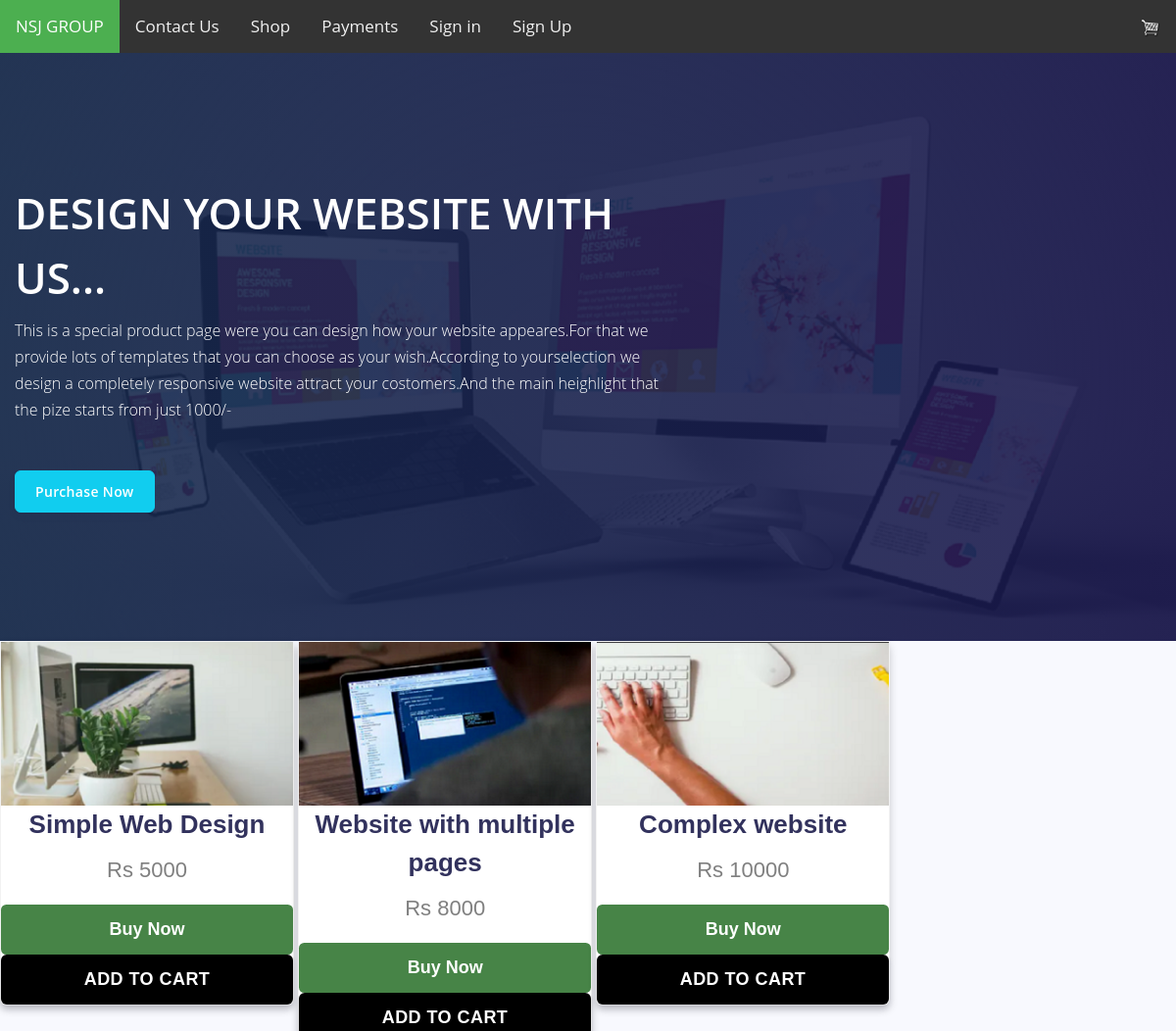
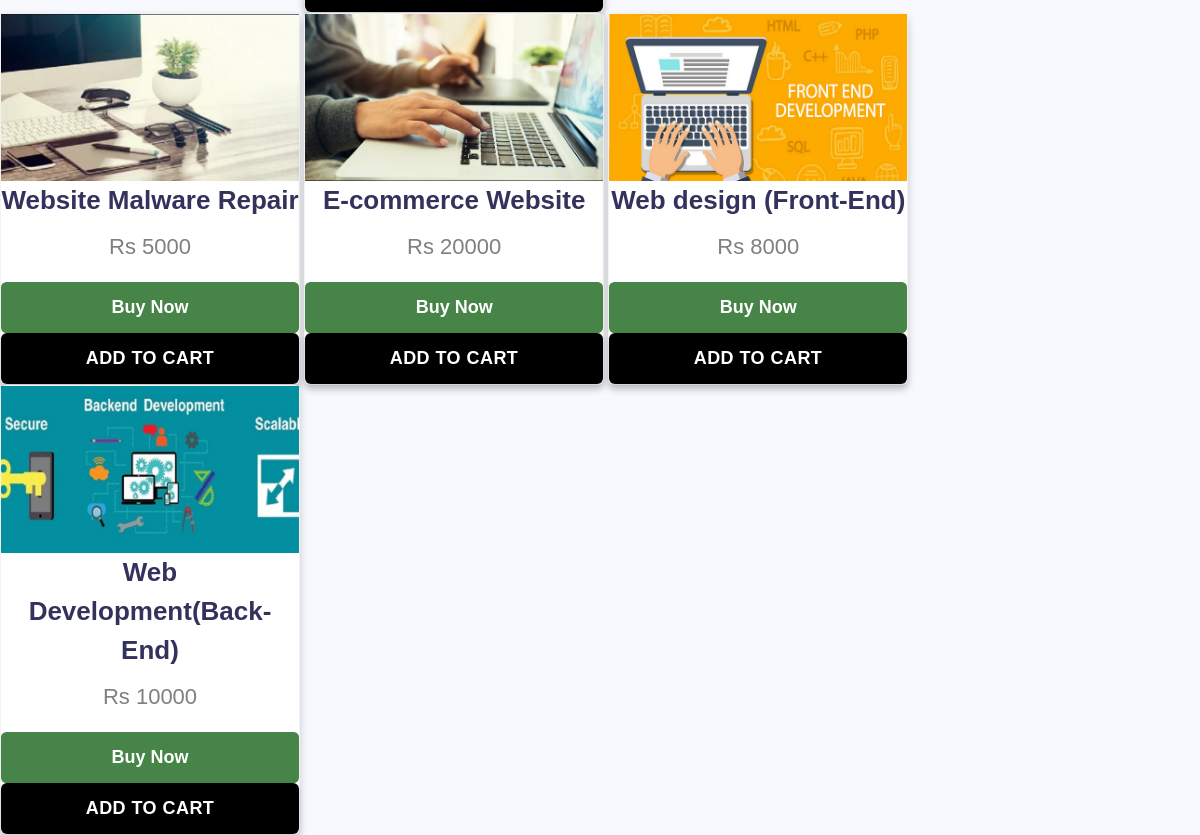
Page /shop/ on the earlier database version (2 pictures, top to bottom).
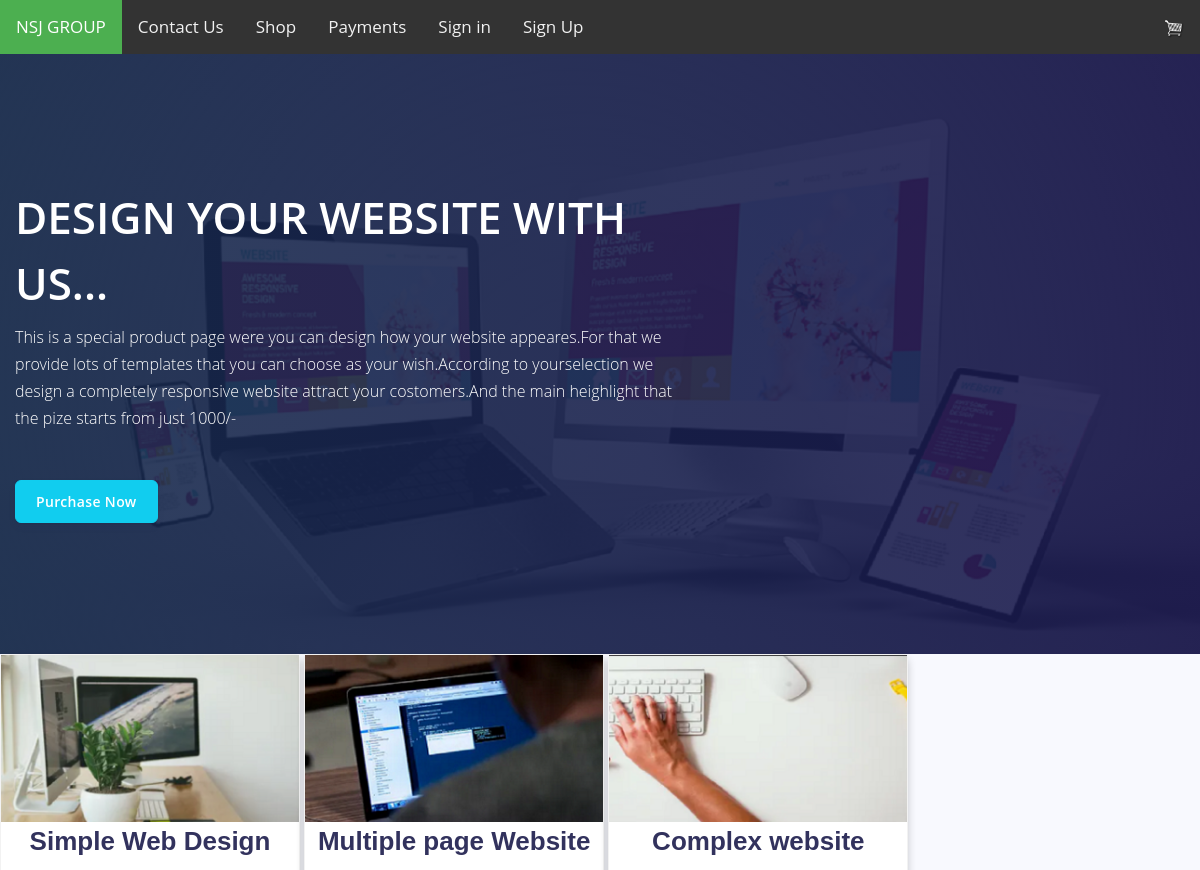
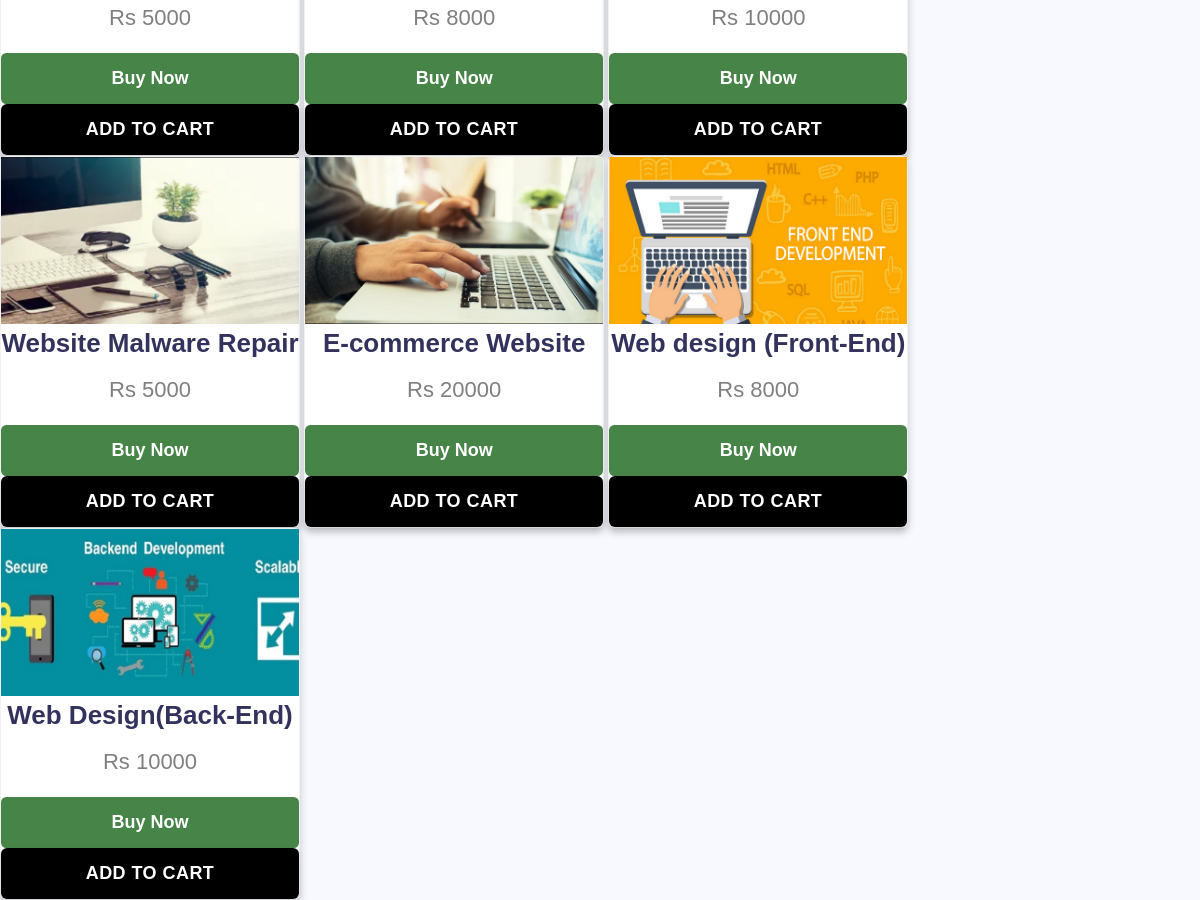
Same page on the later database version (2 pictures, top to bottom).
### homepage/models.py (models this page shows, shortened)
class Item(models.Model):
    item_name = models.CharField(max_length=1024)
    item_image = models.ImageField(upload_to = 'None')
    item_price = models.PositiveIntegerField()
    item_publisher = models.CharField(max_length=1024)
    item_origin = models.CharField(max_length=1024)
    item_description = models.TextField()
    item_slug = models.SlugField()

### homepage/views.py (the view)
# urls.py: path('shop/', index, name="index"),
def index(request):
    items = Item()
    items = Item.objects.all()
    return render(request, 'index.html', {'items': items})

### templates/index.html (shortened to what this page needs)
{% extends 'menu.html' %}
{% block content %}
<html lang="en-IN">
    <head>
        <link rel="stylesheet" href="https://cdnjs.cloudflare.com/ajax/libs/font-awesome/4.7.0/css/font-awesome.min.css">
        </head>
<body>
      <div class="main-content">
        <nav class="navbar navbar-top navbar-expand-md navbar-dark" id="navbar-main">
          </div>
        <div class="header pb-8 pt-5 pt-lg-8 d-flex align-items-center" style="min-height: 600px; background-image: url(/media/sp.png); background-size: cover; background-position: center top;">
          <span class="mask bg-gradient-default opacity-8"></span>
          <div class="container-fluid d-flex align-items-center">
            <div class="row">
              <div class="col-lg-7 col-md-10">
                <h1 class="display-2 text-white">DESIGN YOUR WEBSITE WITH US...</h1>
                <p class="text-white mt-0 mb-5">This is a special product page were you can design how your website appeares.For that we provide lots of templates that you can choose as your wish.According to yourselection we design a completely responsive website attract your costomers.And the main heighlight that the pize starts from just 1000/-</p>
                <a href="{% url 'sproduct' %}" class="btn btn-info">Purchase Now</a>
              </div>
            </div>
          </div>
        </div>
        {% for items in items %}
            <div style="display: inline-block;">
              <div class="col-lg-400 col-md-200">
            <div  class="card">
                <img src="{{items.item_image.url}}"  style="width:100%">
                <a href="{% url "itemdetails" items.id %}" ><h1>{{items.item_name}}</h1></a>
                <p class="price">Rs {{items.item_price}}</p>
                {% if user.is_authenticated %}
                <a href="{% url 'buynow' items.id user.id %}"><button style="    color: white; background-color: #1e691ed0; border: none; border-radius: .3em; font-weight: bold;" type="button" >Buy Now</button></a>
                <a href="{% url 'addtocart' user.id items.id %}"><button class="btn btn-primary shop-item-button" type="button">ADD TO CART</button></a>
            {% else %}
                <a href="{% url 'addtocart_inactiveuser' %}"> <button style="    color: white; background-color: #1e691ed0; border: none; border-radius: .3em; font-weight: bold;" type="button" >Buy Now</button></a>
                <a href="{% url 'addtocart_inactiveuser' %}"><button class="btn btn-primary shop-item-button" type="button">ADD TO CART</button></a>
            {% endif %}
             </div>
             </div>
             </div>
             {% endfor %}
    </body>
    </html>
    {% endblock %}

### templates/menu.html (shortened to what this page needs)
<!DOCTYPE html>
<html>
<head>
<link rel="stylesheet" href="https://cdnjs.cloudflare.com/ajax/libs/font-awesome/4.7.0/css/font-awesome.min.css">
</head>
<body>
{% block topnav  %}
<div class="topnav" id="myTopnav">
    <a class="active" href="{% url "home" %}">NSJ GROUP</a>
    <a href="{% url "Aboutus" %}">Contact Us</a>
    <a href="{% url "index" %}">Shop</a>
    <a href="{% url "Mainpayment" %}">Payments</a>
    {% if user.is_authenticated %}
          <a href="{% url 'profile' user.id %}">{{user.username}}</a>
          <a href="{% url "addtocart_view" user.id %}" style="float: right;"><img style=" height: 20px;" src="/media/cart.png"></a>
    {% else %}
          <a href="{% url "Login" %}">Sign in</a>
          <a href="{% url "Register" %}">Sign Up </a>
          <a href="{% url "Login" %}" style="float: right;"><img style=" height: 20px;" src="/media/cart.png"></a>
     {% endif %}
</div>
{% endblock %}
{% block content %}{% endblock %}
</body>
</html>

### templates/menu.html (style rules this page uses)
body { margin: 0; font-family: Arial, Helvetica, sans-serif; }
.topnav { overflow: hidden; background-color: #333; }
.topnav a { float: left; display: block; color: #f2f2f2; text-align: center; padding: 14px 16px; text-decoration: none; font-size: 17px; }
.topnav a.active { background-color: #4CAF50; color: white; }

Differences in the rows shown:
changed Item: item_name "Website with multiple pages" → "Multiple page Website"
changed Item: item_name "Web Development(Back-End)" → "Web Design(Back-End)"
